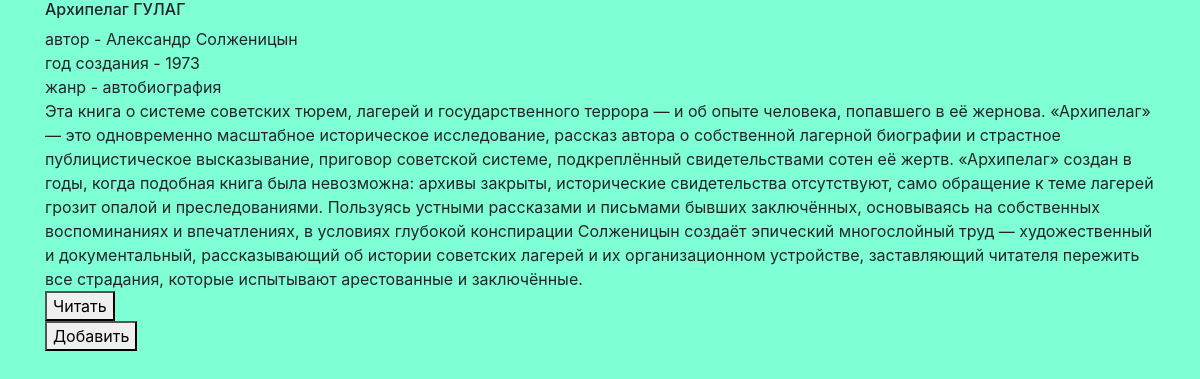
The app's page /library/4 (signed in) with its own data.
### data/books.py (models this page shows)
class Book(SqlAlchemyBase):
    __tablename__ = 'books'
    id = sqlalchemy.Column(sqlalchemy.Integer, primary_key=True, autoincrement=True)
    title = sqlalchemy.Column(sqlalchemy.String)
    author = sqlalchemy.Column(sqlalchemy.String)
    year = sqlalchemy.Column(sqlalchemy.Integer, nullable=True)
    genre = sqlalchemy.Column(sqlalchemy.String)
    description = sqlalchemy.Column(sqlalchemy.Text, nullable=True)
    text = sqlalchemy.Column(sqlalchemy.Text)
    modified_date = sqlalchemy.Column(sqlalchemy.DateTime, default=datetime.datetime.now)

### main.py (the view)
@app.route('/library/<user_email>', methods=['GET', 'POST'])
def account(user_email):
    user = current_user
    if user.email not in users_book:
        users_book[user_email] = []
    return render_template('account.html', title=user.name,
                           description='YLibrary', books=users_book[user.email])

### data/db_session.py (called while the page is built)
def create_session() -> Session:
    global __factory
    return __factory()

### main.py (called while the page is built)
@login_manager.user_loader
def load_user(user_id):
    db_sess = db_session.create_session()
    return db_sess.query(User).get(user_id)

@app.route('/library/<int:book_id>')
def book_page(book_id):
    if not current_user.is_authenticated:
        access_error('Информация о книге')
    db_sess = db_session.create_session()
    book = db_sess.query(Book).get(book_id)
    return render_template('book_page.html', book=book, books=users_book, description='YLibrary')

### templates/book_page.html
{% extends "base.html" %}
{% block head %}
    <link rel="stylesheet" href="../static/css/lite_background.css">
{% endblock %}
{% block content %}
    <h6>{{book.title}}</h6>
    <div>автор - {{book.author}}</div>
    <div>год создания - {{book.year}}</div>
    <div>жанр - {{book.genre}}</div>
    <div>{{book.description}}</div>
    <form action="http://127.0.0.1:8080/library/{{book.id}}/text">
        <button type="submit"> Читать </button>
    </form>
    {% if book not in books[current_user.email] %}
        <form action="http://127.0.0.1:8080/library/{{current_user.email}}/addbook/{{book.id}}">
            <button type="submit"> Добавить </button>
        </form>
    {% endif %}
{% endblock %}

### static/css/lite_background.css (style rules this page uses)
body { background-color: aquamarine; }

### records on screen
Book: title "Архипелаг ГУЛАГ", author "Александр Солженицын", year "1973", genre "автобиография", description "Эта книга о системе советских тюрем, лагерей и государственного террора — и об опыте человека, попавшего в её жернова. «Архипелаг» — это одновременно масштабное историческое исследование, рассказ автора о собственной лагерной биографии и страстное публицистическое высказывание, приговор советской системе, подкреплённый свидетельствами сотен её жертв. «Архипелаг» создан в годы, когда подобная книга была невозможна: архивы закрыты, исторические свидетельства отсутствуют, само обращение к теме лагерей грозит опалой и преследованиями. Пользуясь устными рассказами и письмами бывших заключённых, основываясь на собственных воспоминаниях и впечатлениях, в условиях глубокой конспирации Солженицын…"
